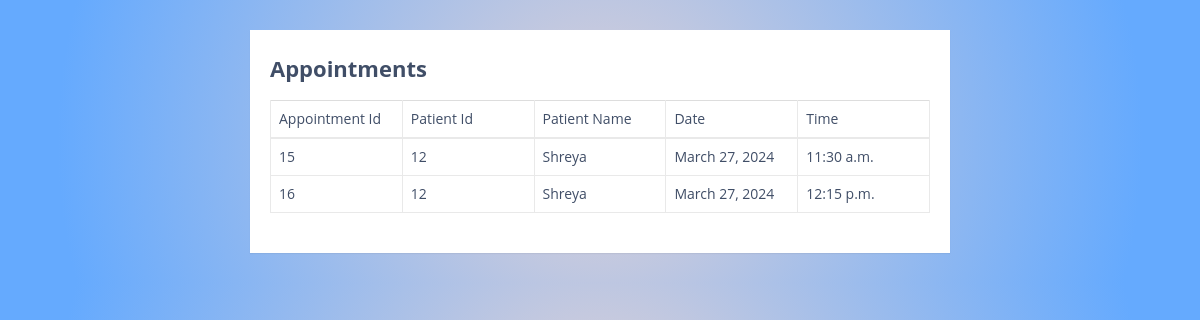
Screenshot of /docviewappointment/3 with the database file from the repository.
### ODBS/models.py (models this page shows, shortened)
class appointment(models.Model):
    appid=models.BigAutoField(primary_key=True)
    patid=models.ForeignKey(Patient,on_delete=models.CASCADE,null=True)
    docid=models.ForeignKey(Doctor,on_delete=models.CASCADE,null=True)
    date=models.DateField(max_length=50,null=True)
    starttime=models.TimeField(max_length=50,null=True)
    status=models.CharField(max_length=50,default="Pending")

class Patient(models.Model):
    user=models.ForeignKey(User,on_delete=models.CASCADE)
    patid=models.BigAutoField(primary_key=True)
    gender=models.CharField(max_length=10, default="Male")
    address=models.CharField(max_length=50,null=True)
    age=models.CharField(max_length=10,null=True)
    contactno=models.CharField(max_length=10,null=True)
    bloodgroup=models.CharField(max_length=50,null=True)
    docid=models.ForeignKey(Doctor,on_delete=models.CASCADE,null=True)
    def __str__(self):
        return str(self.pk)

### ODBS/views.py (the view)
# urls.py: path('docviewappointment/<int:docid>', docviewappointment,name="docviewappointment"),
def docviewappointment(request,docid):
    user=request.user
    doc=Doctor.objects.get(docid=docid)
    appointmentsofdoc=appointment.objects.filter(docid=docid)
    return render(request,'docviewappointment.html',locals())

### ODBS/Templates/docviewappointment.html (shortened to what this page needs)
<!DOCTYPE html>
<html>
<head>
    <link href="/static/assets/plugins/bootstrap/bootstrap.css" rel="stylesheet" />
    <link href="/static/assets/font-awesome/css/font-awesome.css" rel="stylesheet" />
    <link href="/static/assets/plugins/pace/pace-theme-big-counter.css" rel="stylesheet" />
  <link href="/static/assets/css/style.css" rel="stylesheet" />
      <link href="/static/assets/css/main-style.css" rel="stylesheet" />
    <link href="/static/assets/plugins/dataTables/dataTables.bootstrap.css" rel="stylesheet" />
</head>
<body>
                 <div class="container-lg">
                    <div class="table-responsive">
                        <div class="table-wrapper">
                            <div class="table-title">
                                <div class="row">
                                    <div class="col-sm-6"><h2><b>Appointments</b></h2></div>
                                </div>
                            </div>
                            <table class="table table-bordered">
                                <thead>
                                    <tr>
                                        <td>Appointment Id</td>
                                        <td>Patient Id</td>
                                        <td>Patient Name</td>
                                        <td>Date</td>
                                        <td>Time</td>
                                    </tr>
                                </thead>
                                <tbody>
                                    {% if appointmentsofdoc %}
            {% for i in appointmentsofdoc %}
                <tr>
                    <td>{{i.appid}}</td>
                    <td>{{i.patid}}</td>
                    <td> {{i.patid.user.first_name}} {{i.patid.user.last_name}}</td>
                    <td>{{i.date}}</td>
                    <td>{{i.starttime}}</td>
                </tr>
            {% endfor %}
        {% else %}
                <tr>
                    <td colspan="4">No appointments</td>
                </tr>
        {% endif %}
                                </tbody>
                            </table>
                        </div>
                    </div>
                </div>
</body>
</html>

### ODBS/static/assets/css/style.css (style rules this page uses)
body { background: rgb(255,251,253); background: radial-gradient(circle, rgba(255,251,253,1) 14%, rgba(101,170,254,1) 100%); }

### ODBS/Templates/docviewappointment.html (style rules this page uses)
body { color: #404E67; background: rgb(221,209,215); background: radial-gradient(circle, rgba(221,209,215,1) 0%, rgba(101,170,254,1) 88%); font-family: 'Open Sans', sans-serif; }
.table-wrapper { width: 700px; margin: 30px auto; background: #fff; padding: 20px; box-shadow: 0 1px 1px rgba(0,0,0,.05); }
.table-title { padding-bottom: 10px; margin: 0 0 10px; }
.table-title h2 { margin: 6px 0 0; font-size: 22px; }
table.table { table-layout: fixed; }
table.table tr th, table.table tr td { border-color: #e9e9e9; }

### rows the page displays
appointment: appid "15", patid "12", patid.user.first_name "Shreya", date "March 27, 2024", starttime "11:30 a.m."
appointment: appid "16", patid "12", patid.user.first_name "Shreya", date "March 27, 2024", starttime "12:15 p.m."
